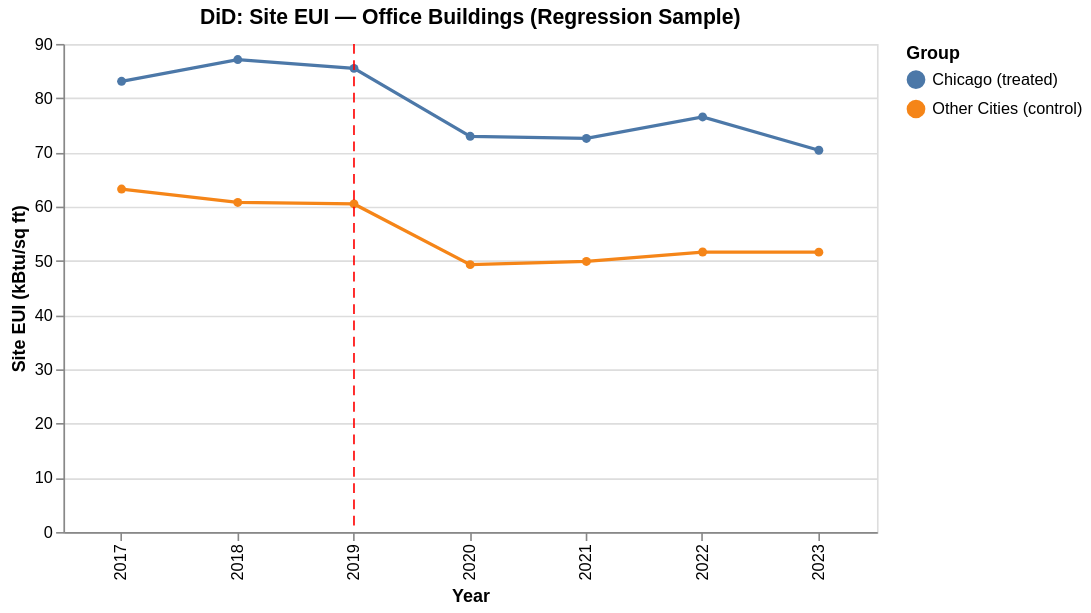

Notebook source saved alongside this figure:
### Code cell
pu.plot_did_trend(
    office_panel,
    year_col="Data Year",
    group_col="LowRating",
    outcome_col="Site EUI (kBtu/sq ft)",
    policy_year=2019,
    group_labels={1: "Chicago (treated)", 0: "Other Cities (control)"},
    title="DiD: Site EUI — Office Buildings (Regression Sample)",
)

### Figure 1 — Vega-Lite specification as saved in the notebook (floating-point values rounded to 4 significant figures)
{"config": {"view": {"continuousWidth": 300, "continuousHeight": 300}}, "layer": [{"data": {"name": "data-f8037da2a20347bcdb026e7cb80dbcc0"}, "mark": {"type": "line", "point": true}, "encoding": {"color": {"field": "LowRating", "title": "Group", "type": "nominal"}, "tooltip": [{"field": "Data Year", "title": "Year", "type": "ordinal"}, {"field": "LowRating", "title": "Group", "type": "nominal"}, {"field": "MeanOutcome", "format": ".2f", "title": "Mean Outcome", "type": "quantitative"}], "x": {"field": "Data Year", "title": "Year", "type": "ordinal"}, "y": {"field": "MeanOutcome", "title": "Site EUI (kBtu/sq ft)", "type": "quantitative"}}}, {"data": {"name": "data-dc8e9d07163f5c9a3a199184f074ad34"}, "mark": {"type": "rule", "color": "red", "strokeDash": [6, 4]}, "encoding": {"x": {"field": "x", "type": "ordinal"}}}], "height": 300, "title": "DiD: Site EUI — Office Buildings (Regression Sample)", "width": 500, "$schema": "https://vega.github.io/schema/vega-lite/v6.1.0.json", "datasets": {"data-f8037da2a20347bcdb026e7cb80dbcc0": [{"Data Year": 2017, "LowRating": "Other Cities (control)", "MeanOutcome": 63.24}, {"Data Year": 2017, "LowRating": "Chicago (treated)", "MeanOutcome": 83.1}, {"Data Year": 2018, "LowRating": "Other Cities (control)", "MeanOutcome": 60.77}, {"Data Year": 2018, "LowRating": "Chicago (treated)", "MeanOutcome": 87.11}, {"Data Year": 2019, "LowRating": "Other Cities (control)", "MeanOutcome": 60.5}, {"Data Year": 2019, "LowRating": "Chicago (treated)", "MeanOutcome": 85.5}, {"Data Year": 2020, "LowRating": "Other Cities (control)", "MeanOutcome": 49.3}, {"Data Year": 2020, "LowRating": "Chicago (treated)", "MeanOutcome": 72.97}, {"Data Year": 2021, "LowRating": "Other Cities (control)", "MeanOutcome": 49.89}, {"Data Year": 2021, "LowRating": "Chicago (treated)", "MeanOutcome": 72.58}, {"Data Year": 2022, "LowRating": "Other Cities (control)", "MeanOutcome": 51.63}, {"Data Year": 2022, "LowRating": "Chicago (treated)", "MeanOutcome": 76.53}, {"Data Year": 2023, "LowRating": "Other Cities (control)", "MeanOutcome": 51.61}, {"Data Year": 2023, "LowRating": "Chicago (treated)", "MeanOutcome": 70.39}], "data-dc8e9d07163f5c9a3a199184f074ad34": [{"x": 2019}]}}
